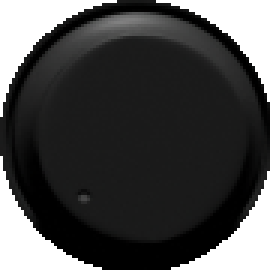
#> input picture blender files/thilter_ui/image_processing/dark_mode/smallknob2/raw_cuts/cropped_0004.png, 90 x 90 px (shown 3 times larger); its folder holds 4 pictures in this run; the run also reads 2 pictures not shown here
$ python make_imagestrip.py
#> lines starting #> are read from the running program, lines starting #| are printed output that depends on the picture
from PIL import Image
import os
def process_image_sequence(directory_path):
#> called with directory_path = './'
    image_files = []
    for filename in os.listdir(directory_path):
        # Filter for common image file extensions (you can extend this list)
        if filename.lower().endswith(('.png', '.jpg', '.jpeg', '.gif', '.bmp', '.tiff')):
            image_files.append(filename)

    # Sort the files to ensure correct sequence order (e.g., frame001.png, frame002.png)
    image_files.sort()
    for image_filename in image_files:
        full_path = os.path.join(directory_path, image_filename)
        print(f"Processing image: {full_path}")
    return image_files
image_paths = process_image_sequence("./")
print(image_paths)
images = [Image.open(path) for path in image_paths]
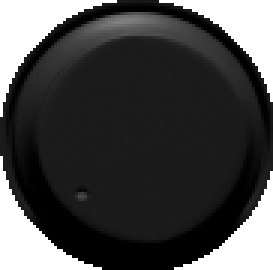
#> input picture blender files/thilter_ui/image_processing/dark_mode/smallknob2/raw_cuts/cropped_0005.png, 91 x 90 px (shown 3 times larger)
#> images = 4 items
max_width = max(img.width for img in images)
#> max_width = 91
resized_images = []
for img in images:
    if img.width != max_width:
        # Maintain aspect ratio while resizing to max_width
        new_height = int(img.height * (max_width / img.width))
        resized_images.append(img.resize((max_width, new_height)))
    else:
        resized_images.append(img)
#> this loop made 4 passes
#> new_height on pass 1: 91
#> after the loop, resized_images = 4 items

total_height = sum(img.height for img in resized_images)
#> total_height = 361
# Use the mode of the first image (e.g., 'RGB', 'RGBA')
strip_image = Image.new(resized_images[0].mode, (max_width, total_height))
#> strip_image: PIL image 91x361 RGBA; every value is 0
y_offset = 0
for img in resized_images:
    strip_image.paste(img, (0, y_offset))
    y_offset += img.height
#> this loop made 4 passes
#> y_offset on passes 1 to 4: 91, 181, 271, 361
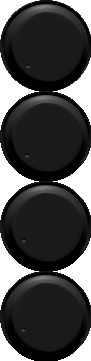
#> strip_image: PIL image 91x361 RGBA; mean R, G, B, A 19.8, 19.8, 19.8, 203.6; transparent parts drawn white
#> after the loop, y_offset = 361

strip_image.save("smallknob2imagestrip.png")
